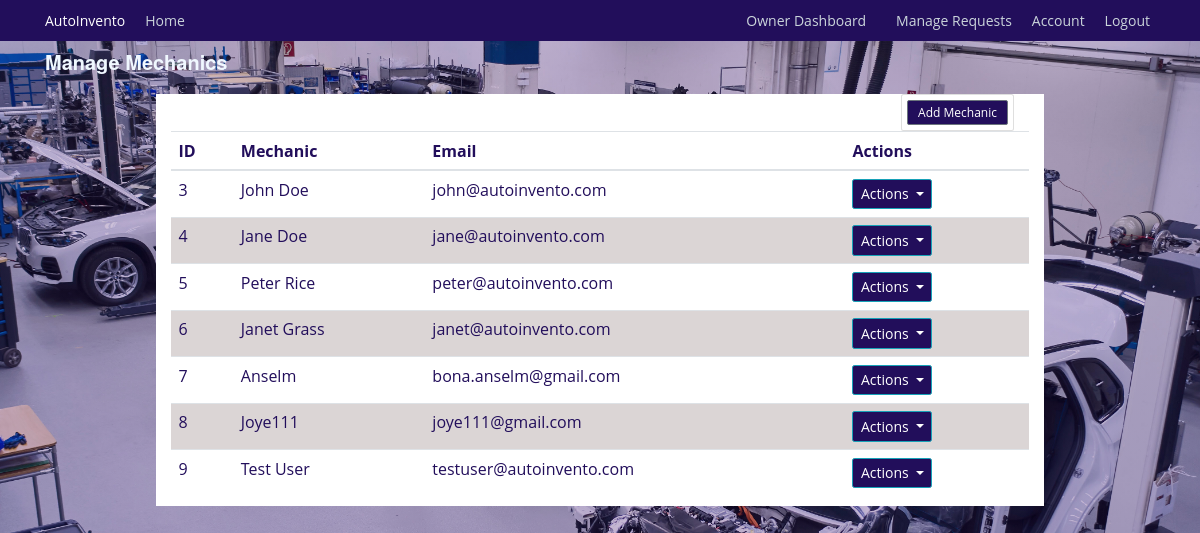
Page /owner/dashboard/mechanics (signed in) on the committed database.
### autoinvento/models.py (models this page shows, shortened)
class Mechanics(db.Model, UserMixin):
    id = db.Column(db.Integer, primary_key=True)
    username = db.Column(db.String(20), unique=True, nullable=False)
    email = db.Column(db.String(125), unique=True, nullable=False)
    image_file = db.Column(db.String(20), nullable=False, default='default.jpg')
    password = db.Column(db.String(60), nullable=False)
    is_superuser = db.Column(db.Boolean, default=False)
    requests = db.relationship('InventoryRequest', back_populates='requester')
    usage_logs = db.relationship('UsageLog', back_populates='mechanic')
    notifications = db.relationship('Notification', back_populates='owner')

### autoinvento/users/routes.py (the view)
@users.route('/owner/dashboard/mechanics', methods=(['GET']))
@login_required
def mechanics():
    users = Mechanics.query.filter_by(is_superuser = False).all()
    return render_template('mechanics.html', title='Mechanics', users=users)

### autoinvento/models.py (called while the page is built)
@login_manager.user_loader
def load_user(mechanic_id):
    return Mechanics.query.get(int(mechanic_id))

### autoinvento/templates/mechanics.html (shortened to what this page needs)
{% extends 'base.html' %} {% block content %}
<h2 style="color: aliceblue">Manage Mechanics</h2>
<div class="container background">
  <div class="col-md-2 float-right">
    <div class="card p-2">
      <a
        class="btn btn-sm btn-secondary"
        href="{{ url_for('users.create_mechanic') }}"
        >Add Mechanic</a
      >
    </div>
  </div>
  <div class="table-responsive">
    <table class="table">
      <thead>
        <tr>
          <th>ID</th>
          <th>Mechanic</th>
          <th>Email</th>
          <th>Actions</th>
        </tr>
      </thead>
      <tbody>
        {% for user in users %}
        <tr>
          <td>{{ user.id }}</td>
          <td>{{ user.username }}</td>
          <td>{{ user.email }}</td>
          <td>
            <div class="dropdown">
              <button
                class="btn btn-info dropdown-toggle"
                type="button"
                data-bs-toggle="dropdown"
                aria-expanded="false"
              >
                Actions
              </button>
            </div>
          </td>
        </tr>
        {% endfor %}
      </tbody>
    </table>
  </div>
</div>
{% endblock content %}

### autoinvento/static/css/styles.css (style rules this page uses)
:root { --color-primary: #220e5b; --color-black: #090909; --text-color: var(--color-black); --color-white: #ffffff; --color-background: #f6f6f6; --font-family-base: "Open Sans", "Helvetica Neue", Helvetica, Arial, sans-serif; --font-family-title: "Raleway", "Helvetica Neue", Helvetica, Arial, sans-serif; --font-size-small: 1.2rem; --font-size-medium: 1.4rem; --font-size-large: 1.8rem; --font-size-x-large: 2.3rem; --font-size-xx-large: 3.5rem; --font-weight-regular: 400; --font-weight-bold: 700; --nav-item-font-family: var(--font-family-title); --nav-item-font-weight: var(--font-weight-bold); --nav-item-font-size: var(--font-size-medium); --nav-item-letter-spacing: 0.04rem; --nav-item-display: inline-block; --nav-item-margin: 0 0 3rem 0; --nav-item-link-hover: var(--color-white); --section-tagline-margin: 0; --button-display: inline-block; --section-padding: 4rem 0; --section-header-padding: 0 0 3rem; --section-body-padding: 0 0 3rem; --section-header-align: center; --section-title-margin: 0; }
html { scroll-behavior: smooth; font-size: 62.5%; }
body { background: linear-gradient(180deg, var(--color-background), #689fc4); color: var(--color-primary); margin-top: 5rem; font-family: var(--font-family-base); font-size: var(--font-size-medium); font-weight: var(--font-weight-regular); }
h1, h2, h3, h4, h5, h6 { color: var(--color-primary); font-family: var(--font-family-title); font-weight: var(--font-weight-bold); }
tr:nth-child(even) { background-color: #dbd5d5; }
.btn.btn-info.dropdown-toggle { background-color: var(--color-primary); font-size: var(--font-size-medium); }
.btn-info { background-color: var(--color-primary); }
.container.background { margin-top: 20; background: var(--color-white); width: 80%; }
.btn.btn-sm.btn-secondary { background-color: var(--color-primary); font-size: var(--font-size-small); }

### rows in the picture
Mechanics: id "3", username "John Doe", email "john@autoinvento.com"
Mechanics: id "4", username "Jane Doe", email "jane@autoinvento.com"
Mechanics: id "5", username "Peter Rice", email "peter@autoinvento.com"
Mechanics: id "6", username "Janet Grass", email "janet@autoinvento.com"
Mechanics: id "7", username "Anselm", email "bona.anselm@gmail.com"
Mechanics: id "8", username "Joye111", email "joye111@gmail.com"
Mechanics: id "9", username "Test User", email "testuser@autoinvento.com"
